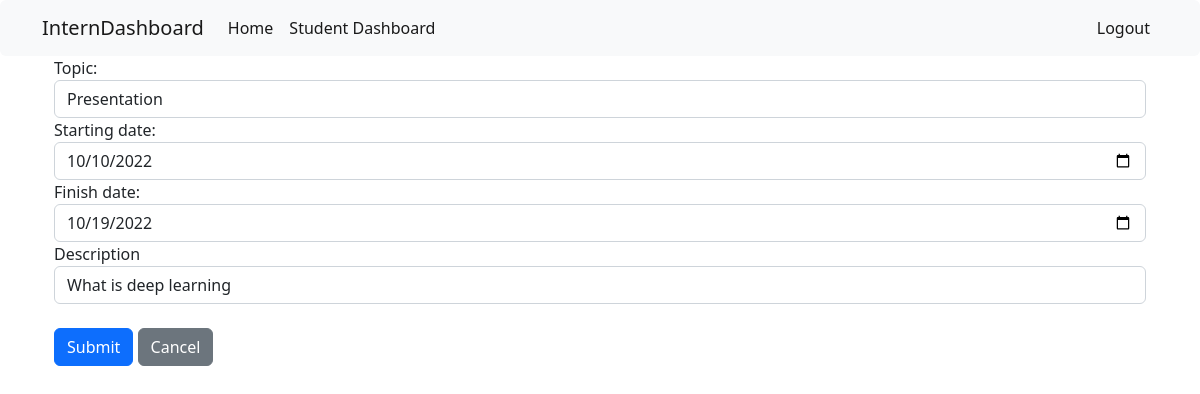
Page /edit/1/Unit testing (signed in) on the committed database.
### interndashboard/models.py (models this page shows, shortened)
class Topic_create(db.Model):
    id = db.Column(db.Integer, primary_key=True)
    topics = db.Column(db.String(250), nullable=False)
    description = db.Column(db.String(500), nullable=False)
    startingdate = db.Column(db.Date, nullable=False)
    finishdate = db.Column(db.Date, nullable=False)
    studentnumber = db.Column(db.Integer, db.ForeignKey(
        'user.studentnumber'), nullable=False)
    user = db.relationship('User', backref=db.backref(
        'users_topic_create', lazy=True))

### interndashboard/users/utils.py (the view)
@utils.route('/edit/<id>/<topics>', methods=['POST', 'GET'])
@login_required
def edit(topics, id):
    if request.method == 'POST':
        topic = request.form['topics']
        description = request.form['description']
        startingdate_data = request.form['startingdate']
        finishdate_data = request.form['finishdate']
        startingdate = datetime.strptime(startingdate_data, '%Y-%m-%d').date()
        finishdate = datetime.strptime(finishdate_data, '%Y-%m-%d').date()
        new = Topic_create.query.filter_by(id=id).first_or_404()
        new.topic = topic
        new.description = description
        new.startingdate = startingdate
        new.finishdate = finishdate
        db.session.commit()
        disaprove = appr_disappr.query.filter_by(id_topic=new.id).first_or_404()
        db.session.delete(disaprove)
        db.session.commit()
        user = User.query.filter_by(studentnumber=new.studentnumber).first_or_404()
        if session['studentnumber'] == user.studentnumber:
            return redirect(url_for('users.dashboard', id=new.id, studentnumber=new.studentnumber))
        else:
            return redirect(url_for('admin.approvedisapprove', studentnumber=new.studentnumber))
    else:
        outputs = Topic_create.query.filter_by(id=id).first()
        check = Topic_create.query.filter_by(id=id).first()
        print(check.description)
        return render_template('edit.html', outputs=outputs)

### interndashboard/users/routes.py (called while the page is built)
def login_required(f):
    @wraps(f)
    def decorated_function(*args, **kwargs):
        if 'loggedin' in session:
            return f(*args, **kwargs)
        flash("Unauthorized access, please sign in!", 'danger')
        return redirect(url_for('users.signin'))
    return decorated_function

### interndashboard/templates/edit.html
{% extends 'index.html' %}
{% block body %}
<div class="container">
    <form method="POST">
        <div class="form-floating">
            <div class="form-group">
                <label>Topic:</label>
                <input class="form-control" type="text" name="topics" value="{{outputs.topics}}">
            </div>
            <div class="form-group">
                <label>Starting date:</label>
                <input class="form-control" type="date" name="startingdate" value="{{outputs.startingdate}}">
            </div>
            <div class="form-group">
                <label>Finish date:</label>
                <input class="form-control" type="date" name="finishdate" value="{{outputs.finishdate}}">
            </div>
            <div class="form-group">
                <label>Description</label>
                <input class="form-control" type="text" name="description" value="{{outputs.description}}">
            </div>
            <br>
            <button class="btn btn-primary">Submit</button>
            <a class="btn btn-secondary" href="{{url_for('users.dashboard', id=outputs.id, studentnumber=outputs.studentnumber)}}">Cancel</a>
        </div>
    </form>
</div>
{% endblock %}

### rows in the picture
Topic_create: topics "Presentation", startingdate "10/10/2022", finishdate "10/19/2022", description "What is deep learning"
